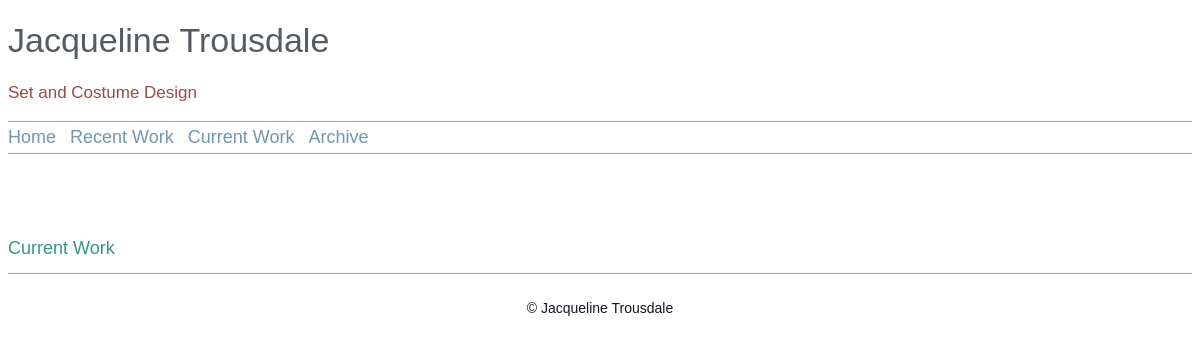
The app's page /, older data.
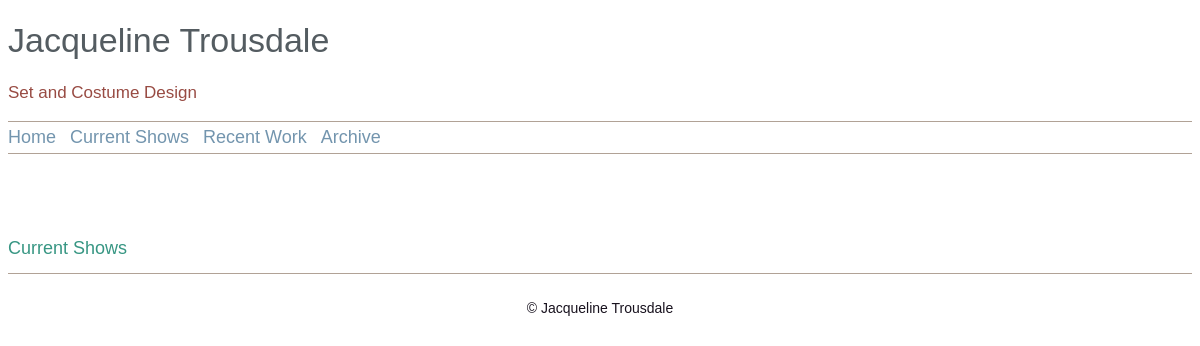
The same page, newer data.
### shows/models.py (models this page shows, shortened)
class Category(models.Model):
	title = models.CharField(max_length=200)
	link = models.CharField(max_length=200)
	order = models.IntegerField(unique=True)
	class Meta:
		verbose_name_plural = "categories"

### shows/views.py (the view)
# urls.py: url(r'^$', views.index, name='index'),
def index(request):
	try:
		featured = Show.objects.filter(homepage=True).order_by('-start_date')
		context = {'menu': Category.objects.all().order_by('order'), 'featured' : featured}
	except Show.DoesNotExist:
		raise Http404("Error, missing shows")
	except Category.DoesNotExist:
		raise Http404("Error, missing Category")
	return render(request, 'shows/index.html', context)

### shows/templates/shows/index.html (shortened to what this page needs)
{% extends 'shows/base.html' %}
{%block content%}
	{% for category in menu %}
	{% if category.show_set.all%}
	<div id="categorysnippet">
			<h2>{{category.title}}</h2>
		</div>
	{%endif%}
	{% endfor%}
{% endblock %}

### shows/templates/shows/base.html (shortened to what this page needs)
<!DOCTYPE html>
{%load static%}
<html>
<head>
	<link rel='stylesheet' type='text/css' href="{% static 'shows/style.css' %}" />
</head>
<body>
<div id="container">
	<div id="header">
		<div id="title">
			<h1>Jacqueline Trousdale</h1>
			<h3>Set and Costume Design</h3>
		</div>
		<div id="menu">
			<li><a href="{% url 'index' %}">Home</a></li>
			{% for element in menu %}
				<li><a href="{% url 'overview' element.link %}">{{element.title}}</a></li>
			{% endfor %}
		</div>
	</div>
	<div id="content">
		{% block content %}
		{% endblock %}
		<div id='footer'>
			<p>&copy; Jacqueline Trousdale</p>
		</div>
	</div>
</div>
</body>
</html>

Row changes from the older to the newer data that the page shows:
changed Category: title "Current Work" → "Current Shows"; moves up the list
